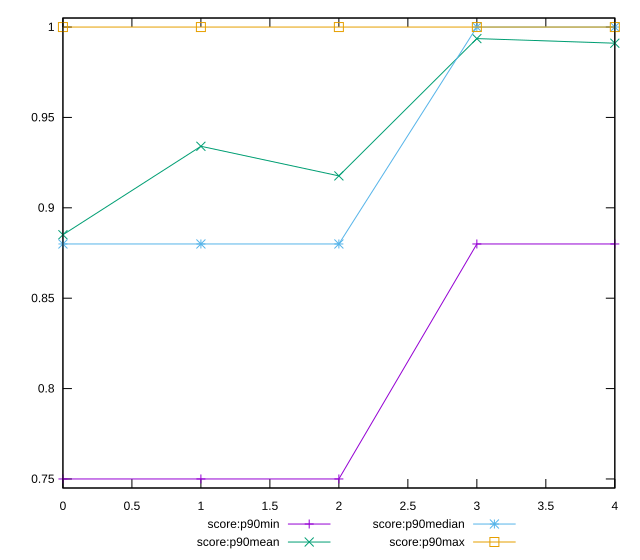

The gnuplot source for this figure:
reset

$scoreP90Min <<EOF
0 0.75
1 0.75
2 0.75
3 0.88
4 0.88
EOF

$scoreP90Mean <<EOF
0 0.8851063829787231
1 0.9340425531914894
2 0.9176595744680849
3 0.9936170212765958
4 0.9910638297872342
EOF

$scoreP90Median <<EOF
0 0.88
1 0.88
2 0.88
3 1
4 1
EOF

$scoreP90Max <<EOF
0 1
1 1
2 1
3 1
4 1
EOF

set key outside below
set xrange [0:4]
set yrange [0.745:1.005]
set trange [0.745:1.005]
set terminal svg size 640, 560 enhanced background rgb 'white'
set output "report_00019_2021-02-10T18-14-37.922Z//uses-http2/progression/score.svg"

plot $scoreP90Min title "score:p90min" with linespoints, \
     $scoreP90Mean title "score:p90mean" with linespoints, \
     $scoreP90Median title "score:p90median" with linespoints, \
     $scoreP90Max title "score:p90max" with linespoints

reset
